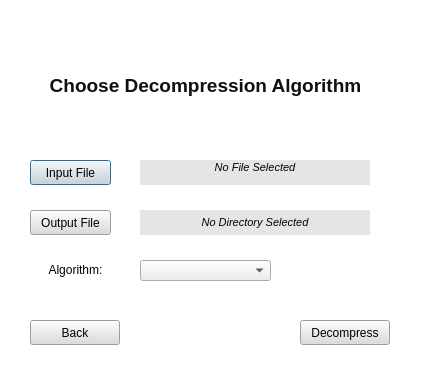
<?xml version="1.0" encoding="UTF-8"?>
<ui version="4.0">
 <class>secdialog</class>
 <widget class="QDialog" name="secdialog">
  <property name="geometry">
   <rect>
    <x>0</x>
    <y>0</y>
    <width>422</width>
    <height>367</height>
   </rect>
  </property>
  <property name="windowTitle">
   <string>Dialog</string>
  </property>
  <property name="styleSheet">
   <string notr="true">
background-color: rgb(255, 255, 255);</string>
  </property>
  <widget class="QPushButton" name="pushButton">
   <property name="geometry">
    <rect>
     <x>30</x>
     <y>160</y>
     <width>81</width>
     <height>25</height>
    </rect>
   </property>
   <property name="styleSheet">
    <string notr="true">background-color: rgb(220, 220, 220)</string>
   </property>
   <property name="text">
    <string>Input File</string>
   </property>
   <property name="autoDefault">
    <bool>false</bool>
   </property>
   <property name="default">
    <bool>true</bool>
   </property>
   <property name="flat">
    <bool>false</bool>
   </property>
  </widget>
  <widget class="QLabel" name="description_">
   <property name="geometry">
    <rect>
     <x>10</x>
     <y>60</y>
     <width>391</width>
     <height>51</height>
    </rect>
   </property>
   <property name="font">
    <font>
     <family>Arial</family>
     <pointsize>10</pointsize>
     <bold>true</bold>
    </font>
   </property>
   <property name="text">
    <string>&lt;html&gt;&lt;head/&gt;&lt;body&gt;&lt;p align=&quot;center&quot;&gt;&lt;span style=&quot; font-size:14pt; color:#0f0f0f;&quot;&gt;Choose Decompression Algorithm&lt;/span&gt;&lt;/p&gt;&lt;/body&gt;&lt;/html&gt;</string>
   </property>
  </widget>
  <widget class="QComboBox" name="comboBox">
   <property name="geometry">
    <rect>
     <x>140</x>
     <y>260</y>
     <width>131</width>
     <height>21</height>
    </rect>
   </property>
   <property name="styleSheet">
    <string notr="true">background-color: rgb(238, 238, 238);
alternate-background-color: rgb(171, 171, 171);</string>
   </property>
   <property name="currentText">
    <string/>
   </property>
  </widget>
  <widget class="QLabel" name="Algorithm_">
   <property name="geometry">
    <rect>
     <x>30</x>
     <y>260</y>
     <width>91</width>
     <height>21</height>
    </rect>
   </property>
   <property name="text">
    <string>&lt;html&gt;&lt;head/&gt;&lt;body&gt;&lt;p align=&quot;center&quot;&gt;Algorithm:&lt;/p&gt;&lt;/body&gt;&lt;/html&gt;</string>
   </property>
  </widget>
  <widget class="QPushButton" name="pushButton_2">
   <property name="geometry">
    <rect>
     <x>300</x>
     <y>320</y>
     <width>90</width>
     <height>25</height>
    </rect>
   </property>
   <property name="styleSheet">
    <string notr="true">background-color: rgb(220, 220, 220)</string>
   </property>
   <property name="text">
    <string>Decompress</string>
   </property>
  </widget>
  <widget class="QPushButton" name="pushButton_3">
   <property name="geometry">
    <rect>
     <x>30</x>
     <y>210</y>
     <width>81</width>
     <height>25</height>
    </rect>
   </property>
   <property name="styleSheet">
    <string notr="true">background-color: rgb(220, 220, 220)</string>
   </property>
   <property name="text">
    <string>Output File</string>
   </property>
  </widget>
  <widget class="QLabel" name="inputPath">
   <property name="geometry">
    <rect>
     <x>140</x>
     <y>160</y>
     <width>230</width>
     <height>25</height>
    </rect>
   </property>
   <property name="focusPolicy">
    <enum>Qt::StrongFocus</enum>
   </property>
   <property name="autoFillBackground">
    <bool>false</bool>
   </property>
   <property name="styleSheet">
    <string notr="true">background-color: rgb(229, 229, 229); color : black;
border-color: rgb(20, 20, 20);</string>
   </property>
   <property name="text">
    <string>&lt;html&gt;&lt;head/&gt;&lt;body&gt;&lt;p align=&quot;center&quot;&gt;&lt;span style=&quot; font-size:8pt; font-style:italic;&quot;&gt;No File Selected&lt;/span&gt;&lt;br/&gt;&lt;/p&gt;&lt;/body&gt;&lt;/html&gt;</string>
   </property>
  </widget>
  <widget class="QLabel" name="outputName">
   <property name="geometry">
    <rect>
     <x>140</x>
     <y>210</y>
     <width>230</width>
     <height>25</height>
    </rect>
   </property>
   <property name="focusPolicy">
    <enum>Qt::StrongFocus</enum>
   </property>
   <property name="styleSheet">
    <string notr="true">background-color: rgb(229, 229, 229); color : black;
border-color: rgb(20, 20, 20);</string>
   </property>
   <property name="text">
    <string>&lt;html&gt;&lt;head/&gt;&lt;body&gt;&lt;p align=&quot;center&quot;&gt;&lt;span style=&quot; font-size:8pt; font-style:italic;&quot;&gt;No Directory Selected&lt;/span&gt;&lt;/p&gt;&lt;/body&gt;&lt;/html&gt;</string>
   </property>
   <property name="wordWrap">
    <bool>true</bool>
   </property>
  </widget>
  <widget class="QPushButton" name="backButton">
   <property name="geometry">
    <rect>
     <x>30</x>
     <y>320</y>
     <width>90</width>
     <height>25</height>
    </rect>
   </property>
   <property name="styleSheet">
    <string notr="true">background-color: rgb(220, 220, 220)</string>
   </property>
   <property name="text">
    <string>Back</string>
   </property>
  </widget>
 </widget>
 <resources/>
 <connections/>
</ui>
